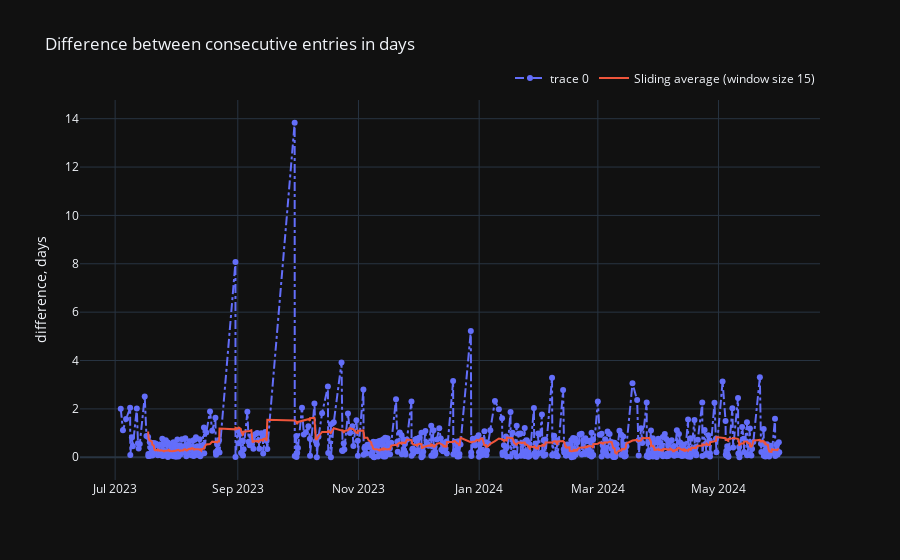

Notebook cell for this chart:
### Markdown cell above
## Entries times differences

### Code cell
df.sub(include='home').entries_differences()

### Figure 1 — Plotly figure (JSON) as saved in the notebook; plotly's stock layout.template omitted (floating-point values rounded to 4 significant figures; data arrays with more than 128 entries replaced by an {"elided": "..."} marker saying what was removed)
{"data": [{"line": {"dash": "dashdot"}, "mode": "lines+markers", "type": "scatter", "x": {"elided": "629 str values"}, "y": {"elided": "629 float values"}}, {"line": {"width": 2}, "marker": {"size": 0}, "mode": "lines", "name": "Sliding average (window size 15)", "type": "scatter", "x": {"elided": "616 str values"}, "y": {"elided": "615 float values"}}], "layout": {"legend": {"orientation": "h", "x": 1, "xanchor": "right", "y": 1.02, "yanchor": "bottom"}, "title": {"text": "Difference between consecutive entries in days"}, "yaxis": {"title": {"text": "difference, days"}}}}
